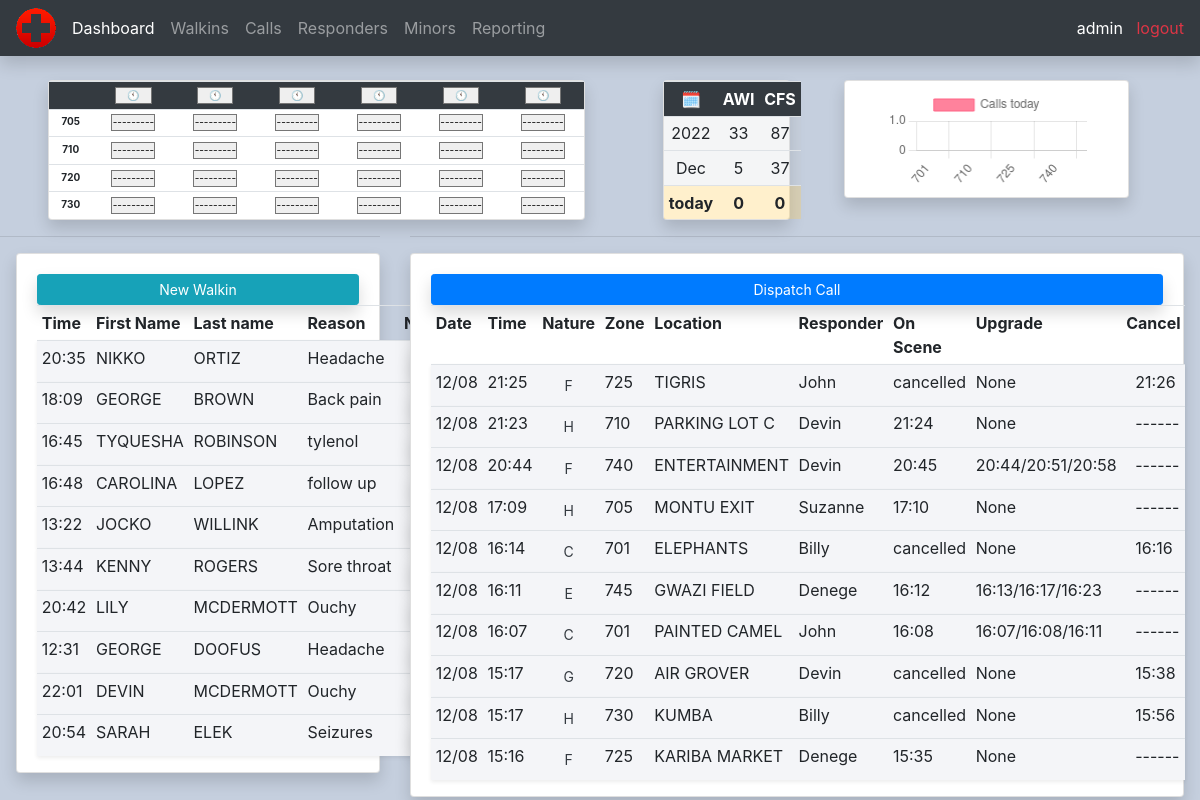
The app's page / (signed in), older data.
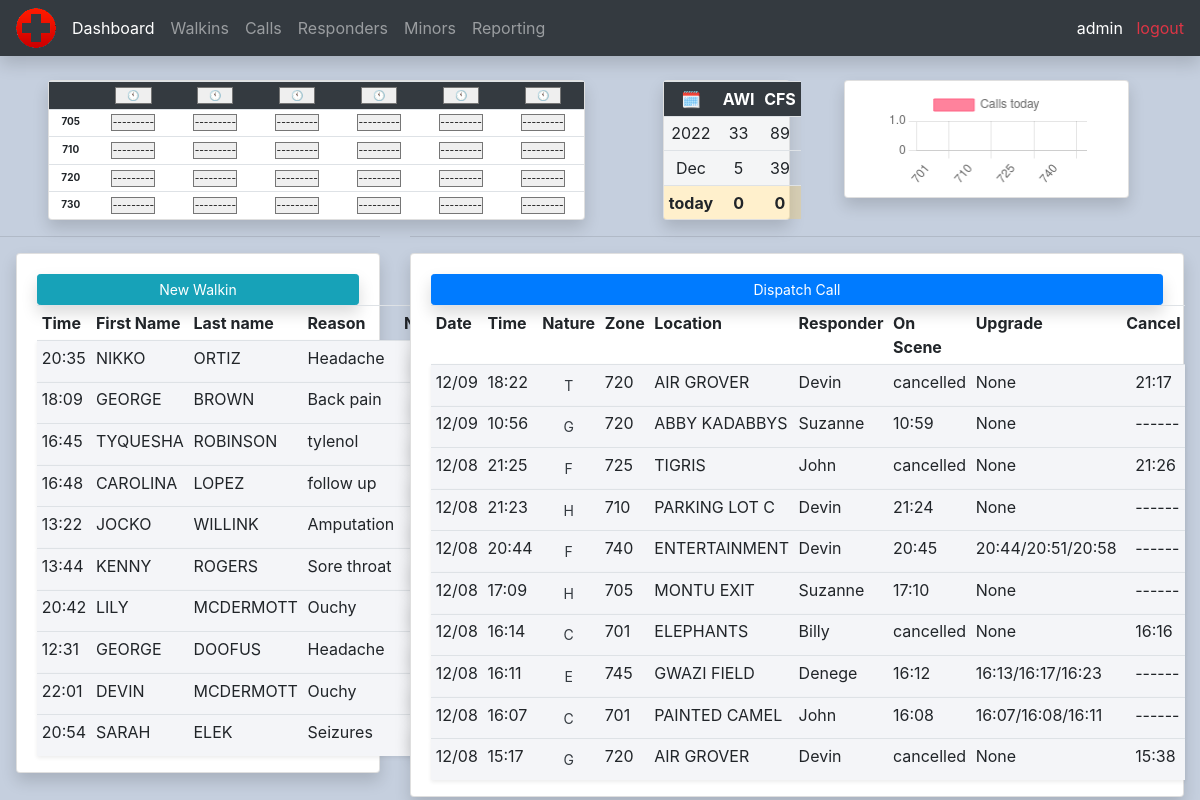
The same page, newer data.
### calls/models.py (models this page shows, shortened)
class Walkin(models.Model):
    DEPARTMENTS = (
        ('Culinary', 'Culinary'),
        ('Education', 'Education'),
        ('Entertainment', 'Entertainment'),
        ('Games', 'Games'),
        ('Grounds', 'Grounds'),
        ('Guest Relations', 'Guest Relations'),
        ('HR', 'HR'),
        ('Maintenance', 'Maintenance'),
        ('Merchandise', 'Merchandise'),
        ('Security', 'Security'),
        ('Traffic', 'Traffic'),
        ('Zoo', 'Zoo'),
    )
    datetime = models.DateTimeField(blank=True, auto_now_add=True, null=True)
    firstname = models.CharField(max_length=100, null=True)
    lastname = models.CharField(max_length=100, null=True)
    department = models.CharField(max_length=100, choices=DEPARTMENTS, null=True)
    reason = models.CharField(max_length=250, null=True)
    notes = models.TextField(max_length=500, blank=True, null=True)

class Call(models.Model):
    CALL_TYPES = (
        ('A', 'A - ALLERGIC REACTION'),
        ('B', 'B - BITE/STING'),
        ('C', 'C - CARDIAC'),
        ('E', 'E - EXPOSURE'),
        ('F', 'F - FAINT'),
        ('G', 'G - GUEST ASSISTANCE'),
        ('H', 'H - HEAT RELATED'),
        ('I', 'I - ILLNESS'),
        ('R', 'R - RESPIRATORY'),
        ('T', 'T - TRAUMA'),
        ('U', 'U - UNKNOWN'),
        ('X', 'X - SEIZURE')
    )
    ZONES = (
        ('701', '701'),
        ('705', '705'),
        ('710', '710'),
        ('720', '720'),
        ('725', '725'),
        ('730', '730'),
        ('740', '740'),
        ('745', '745'),
    )
    datetime = models.DateTimeField(auto_now_add=True, null=True)
    nature = models.CharField(max_length=100, null=True, choices=CALL_TYPES)
    responder = models.ForeignKey(Responder, on_delete=models.SET_NULL, null=True)
    red = models.BooleanField(default=False, blank=True, null=True)
    zone = models.CharField(max_length=100, choices=ZONES, default='701', null=True)
    location = models.CharField(max_length=100, null=True)
    caller = models.CharField(max_length=100,default="SECURITY", null=True)
    on_scene_time = models.TimeField(default=None, blank=True, null=True)
    upgrade_time = models.TimeField(default=None, blank=True, null=True)
    ems_on_scene_time = models.TimeField(default=None, blank=True, null=True)
    ems_clear_scene_time = models.TimeField(default=None, blank=True, null=True)
    cancel_time = models.TimeField(default=None, blank=True, null=True)

class Responder(models.Model):
    CERTIFICATIONS = (
        ('EMT-B', 'EMT-B'),
        ('EMT-P', 'EMT-P'),
        ('LPN', 'LPN'),
        ('RN', 'RN')
    )
    STATUS = (
        ('PT', 'PT'),
        ('PT-S', 'PT-S'),
        ('FT-S', 'FT-S')
    )
    firstname = models.CharField(max_length=200, null=True)
    lastname = models.CharField(max_length=200, null=True)
    certification = models.CharField(max_length=200, null=True, choices=CERTIFICATIONS)
    status = models.CharField(max_length=200, null=True, choices=STATUS)
    phone = models.CharField(max_length=200, null=True)
    email = models.EmailField(null=True)
    license_scan = models.ImageField(null=True, blank=True)
    license_expiration = models.DateField(null=True, blank=True)
    cpr_scan = models.ImageField(null=True, blank=True)
    cpr_expiration = models.DateField(null=True, blank=True)
    active = models.BooleanField(default=True, null=True)
    def __str__(self):
        return self.firstname

### calls/decorators.py (the view)
        def wrapper_func(request, *args, **kwargs):
            group = None
            if request.user.groups.exists():
                group = request.user.groups.all()[0].name
            if group in allowed_roles:
                return view_func(request, *args, **kwargs)
            else:
                return HttpResponse('You are not authorized to view this page')

### calls/forms.py
class AssignRespondersForm(ModelForm):
    class Meta:
        model = Call
        fields = ['responder']
        widgets = {
            'responder': Select(attrs={'type': 'text', 'class': 'no-arrow text-center'})
        }

### calls/templates/calls/dashboard.html (shortened to what the changed rows need)
{% extends 'calls/main.html' %}
{% load tz %}
{% load static %}
{% block content %}
{% include 'calls/status.html' %}
<div class="row pb-0">
    <div class="col-md-4">
        <div class="card card-body ml-3 pb-0 shadow">
            <table class="table table-sm">
                <tr>
                    <th>Time</th>
                    <th>First Name</th>
                    <th>Last name</th>
                    <th>Reason</th>
                    <th>Notes</th>
                </tr>
                {% for walkin in walkins %}
                <tr class="shadow-sm {% if walkin.datetime < time_threshold %}gray{% endif %}">
                    <td>{{ walkin.datetime|localtime|time:"G:i" }}</td>
                    <td>{{ walkin.firstname }}</td>
                    <td>{{ walkin.lastname }}</td>
                    <td>{{ walkin.reason }}</td>
                    <td><a class="btn btn-sm ml-2 shadow" href="{% url 'walkin_notes' walkin.id %}">📝</a></td>
                </tr>
                {% endfor %}
            </table>
        </div>
    </div>
    <div class="col-md-8">
        <div class="card card-body mr-3 pb-0 shadow">
            <table class="table table-sm">
                <tr>
                    <th>Date</th>
                    <th>Time</th>
                    <th>Nature</th>
                    <th>Zone</th>
                    <th>Location</th>
                    <th>Responder</th>
                    <th>On Scene</th>
                    <th>Upgrade</th>
                    <th>Cancel</th>
                </tr>
                {% for call in calls %}
                    <tr class="shadow-sm {% if call.datetime < time_threshold %}gray{% endif %}">
                        <td>{{ call.datetime|date:"m/d" }}</td>
                        <td>{{ call.datetime|localtime|time:"G:i" }}</td>
                        {% if call.datetime < time_threshold %}
                            <td><a method="" class="btn btn-sm btn-link text-dark w-100" href="">{{ call.nature }}</a></td>
                        {% else %}
                            <td><a method="POST" class="btn btn-sm btn-link font-weight-bold w-100 shadow-sm" href="{% url 'downgrade_call' call.id %}">{{ call.nature }}</a></td>
                        {% endif %}
                        <td>{{ call.zone }}</td>
                        <td>{{ call.location }}</td>
                        <td>{{ call.responder }}</td>
                        {% if call.cancel_time is not Null and call.on_scene_time is Null %}
                            <td>cancelled</td>
                        {% elif call.on_scene_time is Null and call.cancel_time is Null %}
                            <td><a method="POST" class="btn btn-sm btn-success w-100 shadow" id="on_scene_btn" href="{% url 'on_scene' call.id %}">On Scene</a></td>
				    	{% else %}
				    		<td>{{ call.on_scene_time|time:"G:i" }}</td>
				    	{% endif %}
                        {% if call.upgrade_time is Null and call.ems_on_scene_time is Null and call.ems_clear_scene_time is Null and call.datetime < time_threshold or call.cancel_time is not Null %}
                            <td>None</td>
                        {% elif call.upgrade_time is Null or call.ems_on_scene_time is Null or call.ems_clear_scene_time is Null %}
                            <td><a class="btn btn-sm btn-warning w-100 shadow" id="upgrade_btn" href="{% url 'upgrade_call' call.id %}">Upgrade</a></td>
				    	{% elif call.upgrade_time != Null and call.ems_clear_scene_time != Null and call.ems_clear_scene_time != Null %}
				    		    <td>{{ call.upgrade_time|time:"G:i" }}/{{ call.ems_on_scene_time|time:"G:i" }}/{{ call.ems_clear_scene_time|time:"G:i" }}</td>
				    	{% endif %}
                        {% if call.cancel_time is Null and call.datetime.date < today or call.on_scene_time is not Null %}
                            <td>&nbsp&nbsp------</td>
                        {% elif call.cancel_time is Null %}
                            <td><a class="btn btn-sm" id="cancel_btn" href="{% url 'cancel' call.id %}">&nbsp&nbsp<img src="{% static 'images/cancel.png' %}" class= id="cancel_logo"></a></td>
                        {% else %}
                        <td>&nbsp&nbsp{{ call.cancel_time|time:"G:i" }}</td>
                        {% endif %}
                    </tr>
                {% endfor %}
            </table>
        </div>
    </div>
</div>
{% endblock %}

Row changes from the older to the newer data that the page shows:
no longer on this page (row unchanged): Call: datetime "12/08", datetime "15:17", nature "H", zone "730", location "KUMBA", responder "Billy", shows "cancelled", shows "None", cancel_time "15:56"
no longer on this page (row unchanged): Call: datetime "12/08", datetime "15:16", nature "F", zone "725", location "KARIBA MARKET", responder "Denege", on_scene_time "15:35", shows "None"
added Call: datetime "12/09", datetime "18:22", nature "T", zone "720", location "AIR GROVER", responder "Devin", shows "cancelled", shows "None", cancel_time "21:17"
added Call: datetime "12/09", datetime "10:56", nature "G", zone "720", location "ABBY KADABBYS", responder "Suzanne", on_scene_time "10:59", shows "None"
Text that changed along with them:
{{ calls_ytd_count }}: "87" → "89"
{{ calls_mtd_count }}: "37" → "39"
